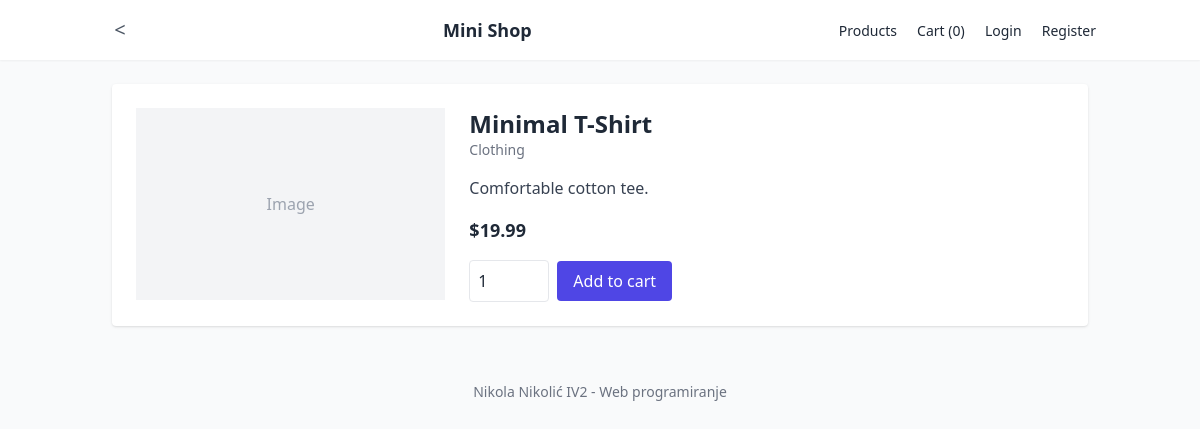
Screenshot of /product.php?id=1 with the database file from the repository.
### tables this page shows
CREATE TABLE IF NOT EXISTS products (
  id INT AUTO_INCREMENT PRIMARY KEY,
  category_id INT,
  title VARCHAR(200) NOT NULL,
  description TEXT,
  price DECIMAL(10,2) NOT NULL DEFAULT 0,
  image VARCHAR(255) DEFAULT NULL,
  created_at TIMESTAMP DEFAULT CURRENT_TIMESTAMP,
  FOREIGN KEY (category_id) REFERENCES categories(id) ON DELETE SET NULL
);

CREATE TABLE IF NOT EXISTS categories (
  id INT AUTO_INCREMENT PRIMARY KEY,
  name VARCHAR(100) NOT NULL,
  slug VARCHAR(120) NOT NULL UNIQUE
);

### src/models.php (called while the page is built, shortened)
<?php
require_once __DIR__ . '/db.php';
function getProduct($id) {
    global $pdo;
    $stmt = $pdo->prepare('SELECT p.*, c.name as category_name FROM products p LEFT JOIN categories c ON p.category_id=c.id WHERE p.id = ?');
    $stmt->execute([$id]);
    return $stmt->fetch();
}

### public/product.php (the view, shortened to what this page needs)
<?php
require_once __DIR__ . '/../src/models.php';
require_once __DIR__ . '/_header.php';
$id = $_GET['id'] ?? null;
$p = getProduct($id);
?>
<div class="bg-white p-6 rounded shadow">
  <div class="flex gap-6">
    <?php if(!empty($p['image'])): ?>
      <div class="w-1/3">
        <img src="<?php echo htmlspecialchars($p['image']); ?>" alt="<?php echo htmlspecialchars($p['title']); ?>" class="w-full h-48 object-cover rounded">
      </div>
    <?php else: ?>
      <div class="w-1/3 bg-gray-100 h-48 flex items-center justify-center text-gray-400">Image</div>
    <?php endif; ?>
    <div class="flex-1">
      <h2 class="text-2xl font-semibold"><?php echo htmlspecialchars($p['title']); ?></h2>
      <div class="text-sm text-gray-500"><?php echo htmlspecialchars($p['category_name']); ?></div>
      <p class="mt-4 text-gray-700"><?php echo nl2br(htmlspecialchars($p['description'])); ?></p>
      <div class="mt-4 font-bold text-lg">$<?php echo number_format($p['price'],2); ?></div>
      <form action="cart.php" method="post" class="mt-4 flex items-center gap-2">
        <input type="number" name="qty" value="1" min="1" class="w-20 p-2 border rounded">
        <button class="bg-indigo-600 text-white px-4 py-2 rounded">Add to cart</button>
      </form>
    </div>
  </div>
</div>
<?php require_once __DIR__ . '/_footer.php'; ?>

### rows the page displays
products: title "Minimal T-Shirt", category.name "Clothing", description "Comfortable cotton tee.", price "19.99"
